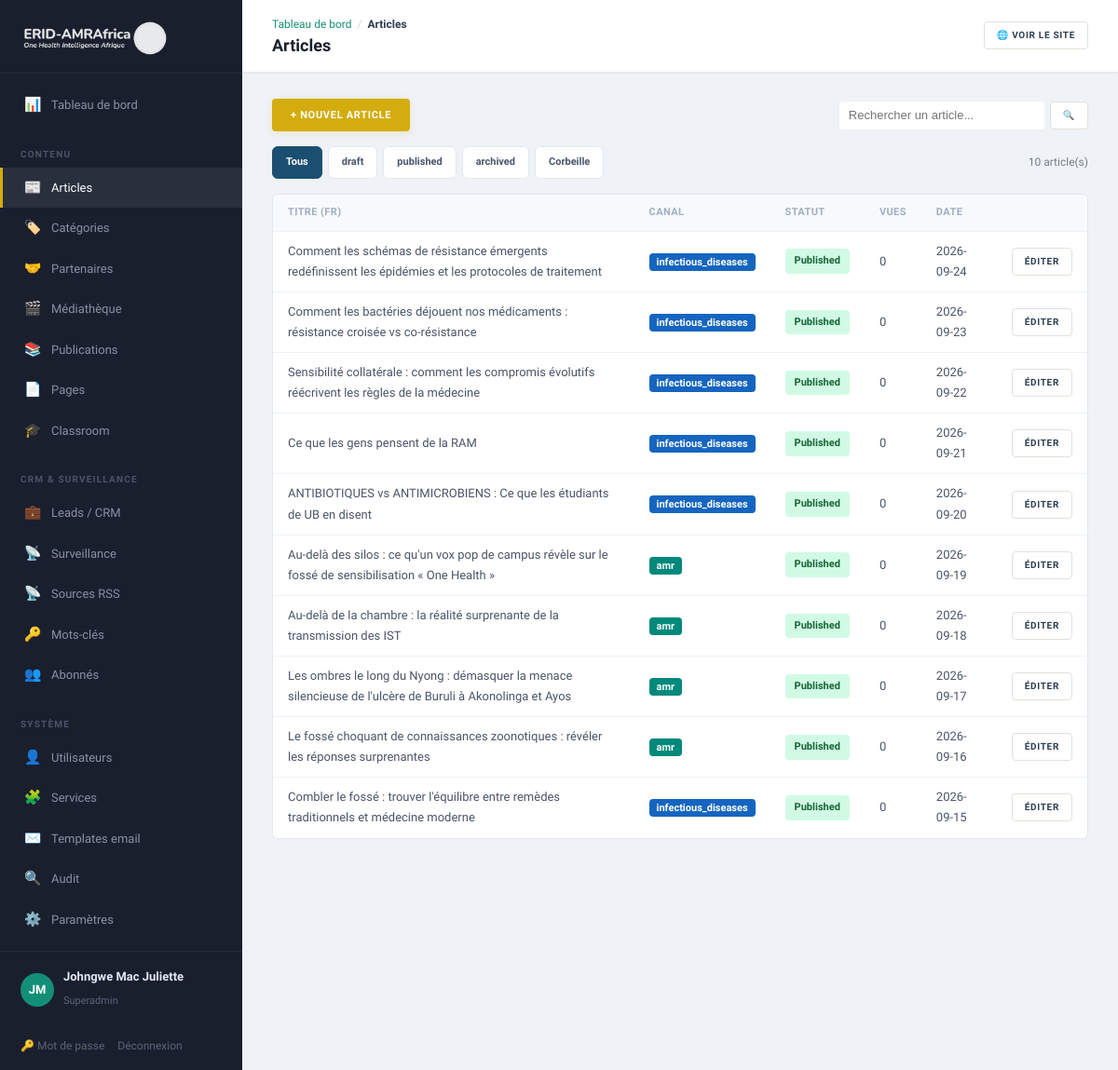
Screenshot of /admin/articles (signed in) with the database file from the repository.
### tables this page shows
CREATE TABLE articles (
    id              INT UNSIGNED AUTO_INCREMENT PRIMARY KEY,
    category_id     INT UNSIGNED    NOT NULL,
    author_id       INT UNSIGNED    NULL,
    slug            VARCHAR(200)    NOT NULL UNIQUE,
    title_fr        VARCHAR(255)    NOT NULL,
    title_en        VARCHAR(255)    NOT NULL,
    excerpt_fr      TEXT            NULL,
    excerpt_en      TEXT            NULL,
    body_fr         MEDIUMTEXT      NULL,
    body_en         MEDIUMTEXT      NULL,
    cover_image     VARCHAR(255)    NULL,
    seo_keywords    VARCHAR(500)    NULL,
    status          ENUM('draft','published','archived','trashed') NOT NULL DEFAULT 'draft',
    is_featured     TINYINT(1)      NOT NULL DEFAULT 0,
    published_at    DATETIME        NULL,
    views           INT UNSIGNED    NOT NULL DEFAULT 0,
    created_at      DATETIME        NOT NULL DEFAULT CURRENT_TIMESTAMP,
    updated_at      DATETIME        NOT NULL DEFAULT CURRENT_TIMESTAMP ON UPDATE CURRENT_TIMESTAMP,
    CONSTRAINT fk_articles_cat    FOREIGN KEY (category_id) REFERENCES categories(id),
    CONSTRAINT fk_articles_author FOREIGN KEY (author_id)   REFERENCES users(id) ON DELETE SET NULL,
    INDEX idx_articles_status (status, published_at)
);

CREATE TABLE categories (
    id              INT UNSIGNED AUTO_INCREMENT PRIMARY KEY,
    slug            VARCHAR(80)     NOT NULL UNIQUE,
    name_fr         VARCHAR(120)    NOT NULL,
    name_en         VARCHAR(120)    NOT NULL,
    accent_color    VARCHAR(9)      NOT NULL DEFAULT '#0E7C7B',
    sort_order      SMALLINT        NOT NULL DEFAULT 0
);

### app/Core/View.php (called while the page is built, shortened)
<?php
final class View
{
    public static function render(string $template, array $data = [], string $layout = 'public'): void
    {
        $root = Config::get('root');
        extract($data, EXTR_SKIP);
        require $root . '/app/Views/' . $template . '.php';
    }
    public static function e(?string $s): string
    {
        return htmlspecialchars((string) $s, ENT_QUOTES, 'UTF-8');
    }
}

### app/Core/Controller.php (called while the page is built, shortened)
<?php
abstract class Controller
{
    protected function view(string $template, array $data = [], string $layout = 'public'): void
    {
        View::render($template, $data, $layout);
    }
    protected function input(string $key, ?string $default = null): ?string
    {
        $v = $_POST[$key] ?? $_GET[$key] ?? $default;
        return is_string($v) ? trim($v) : $default;
    }
}

### app/Controllers/Admin/ContentController.php (called while the page is built, shortened)
<?php
final class ContentController extends Controller
{
    public function articles(): void
    {
        $filter = $this->input('status');
        $search = $this->input('q');
        $page   = max(1, (int) ($this->input('page') ?: 1));
        $where  = '1=1';
        $params = [];
        $total = (int) Database::one("SELECT COUNT(*) AS c FROM articles a WHERE {$where}", $params)['c'];
        $totalPages = max(1, (int) ceil($total / self::PER_PAGE));
        $offset = ($page - 1) * self::PER_PAGE;
        $articles = Database::all(
            "SELECT a.*, c.slug cat_slug, c.accent_color FROM articles a
               JOIN categories c ON c.id = a.category_id
              WHERE {$where}
              ORDER BY a.created_at DESC
              LIMIT " . self::PER_PAGE . " OFFSET {$offset}",
            $params
        );
        $this->view('admin/articles', [
            'title' => 'Articles', 'articles' => $articles,
            'filter' => $filter, 'search' => $search, 'page' => $page, 'totalPages' => $totalPages, 'total' => $total,
        ], 'admin');
    }
}

### public/index.php (called while the page is built, shortened)
<?php
$router = new Router();
$router->dispatch($_SERVER['REQUEST_METHOD'], $_SERVER['REQUEST_URI']);

### app/Core/Database.php (called while the page is built, shortened)
<?php
final class Database
{
    private static ?PDO $pdo = null;
    public static function pdo(): PDO
    {
        if (self::$pdo === null) {
            $cfg = Config::get('db');
            $dsn = sprintf(
                'mysql:host=%s;port=%s;dbname=%s;charset=utf8mb4',
                $cfg['host'], $cfg['port'], $cfg['name']
            );
            try {
                self::$pdo = new PDO($dsn, $cfg['user'], $cfg['pass'], [
                    PDO::ATTR_ERRMODE            => PDO::ERRMODE_EXCEPTION,
                    PDO::ATTR_DEFAULT_FETCH_MODE => PDO::FETCH_ASSOC,
                    PDO::ATTR_EMULATE_PREPARES   => false,
                    PDO::MYSQL_ATTR_INIT_COMMAND => "SET NAMES utf8mb4 COLLATE utf8mb4_unicode_ci",
                ]);
            } catch (PDOException $e) {
                http_response_code(500);
                exit('Database connection failed.');
            }
        }
        return self::$pdo;
    }
    public static function all(string $sql, array $params = []): array
    {
        $stmt = self::pdo()->prepare($sql);
        $stmt->execute($params);
        return $stmt->fetchAll();
    }
}

### app/Views/admin/articles.php (the view, shortened to what this page needs)
<?php
use App\Core\View; use App\Core\Csrf; $e = fn($s) => View::e($s);
?>
<div class="toolbar" style="display:flex;justify-content:space-between;align-items:center;flex-wrap:wrap;gap:8px">
  <a class="btn btn-gold" href="/admin/articles/new">+ Nouvel article</a>
  <form method="get" action="/admin/articles" style="display:flex;gap:6px">
    <input type="text" name="q" value="<?= $e($search ?? '') ?>" placeholder="Rechercher un article..." style="width:220px;padding:6px 10px;border:1px solid var(--border);border-radius:4px;font-size:13px">
    <button class="btn btn-ghost sm" type="submit">🔍</button>
  </form>
</div>
<div class="filters">
  <?php foreach (['', 'draft','published','archived','trashed'] as $st): ?>
    <a class="chip <?= ($filter ?? null) === ($st ?: null) ? 'on' : '' ?>" href="/admin/articles<?= $st ? '?status='.$st : '' ?><?= $search ? '&q='.$e($search) : '' ?>"><?= $e($st === 'trashed' ? 'Corbeille' : ($st ?: 'Tous')) ?></a>
  <?php endforeach; ?>
  <span class="muted" style="margin-left:auto;font-size:12px"><?= $total ?> article(s)</span>
</div>
<div class="panel">
  <table class="data-table">
    <thead><tr><th>Titre (FR)</th><th>Canal</th><th>Statut</th><th>Vues</th><th>Date</th><th></th></tr></thead>
    <tbody>
    <?php foreach ($articles as $a): ?>
      <tr>
        <td><?= $e($a['title_fr']) ?></td>
        <td><span class="badge" style="background:<?= $e($a['accent_color'] ?? '') ?>;color:#fff"><?= $e($a['cat_slug']) ?></span></td>
        <td><span class="status status-<?= $e($a['status']) ?>"><?= $e($a['status']) ?></span></td>
        <td><?= (int)$a['views'] ?></td>
        <td><?= $e(substr((string)($a['published_at'] ?? $a['created_at']), 0, 10)) ?></td>
        <td>
          <?php if ($a['status'] === 'trashed'): ?>
            <form method="post" action="/admin/articles/<?= (int)$a['id'] ?>/restore" style="display:inline"><?= Csrf::field() ?><button type="submit" class="btn btn-ghost sm" style="color:var(--teal)">Restaurer</button></form>
            <form method="post" action="/admin/articles/<?= (int)$a['id'] ?>/permanent-delete" style="display:inline" onsubmit="return confirm('Supprimer DÉFINITIVEMENT cet article ? Cette action est irréversible.')"><?= Csrf::field() ?><button type="submit" class="btn btn-ghost sm" style="color:#c62828">Suppr. définitif</button></form>
          <?php else: ?>
            <a href="/admin/articles/<?= (int)$a['id'] ?>/edit" class="btn btn-ghost sm">Éditer</a>
          <?php endif; ?>
        </td>
      </tr>
    <?php endforeach; ?>
    </tbody>
  </table>
</div>

### app/Core/Router.php (shortened to what this page needs)
<?php
final class Router
{
    private array $routes = ['GET' => [], 'POST' => []];
    public function get(string $path, callable|array $handler): void
    {
        $this->routes['GET'][$this->normalize($path)] = $handler;
    }
    public function post(string $path, callable|array $handler): void
    {
        $this->routes['POST'][$this->normalize($path)] = $handler;
    }
    private function normalize(string $path): string
    {
        return '/' . trim($path, '/');
    }
    public function dispatch(string $method, string $uri): void
    {
        $path = $this->normalize(parse_url($uri, PHP_URL_PATH) ?: '/');
        foreach ($this->routes[$method] ?? [] as $route => $handler) {
            $pattern = '#^' . preg_replace('#\{[a-zA-Z_]+\}#', '([^/]+)', $route) . '$#';
            if (preg_match($pattern, $path, $m)) {
                array_shift($m);
                $this->invoke($handler, $m);
                return;
            }
        }
    }
    private function invoke(callable|array $handler, array $args): void
    {
        if (is_array($handler)) {
            [$class, $method] = $handler;
            (new $class())->{$method}(...$args);
            return;
        }
    }
}

### public/assets/css/app.css (style rules this page uses)
:root { --navy:#1B4F72;--navy-d:#154360;--navy-l:#2E86C1; --teal:#148F77;--teal-d:#0E6655;--teal-l:#1ABC9C; --gold:#D4AC0D;--gold-d:#B7950B;--gold-l:#F4D03F; --green:#27AE60;--green-d:#1E8449;--green-l:#58D68D; --burgundy:#78281F;--burgundy-d:#5B1F18; --red:#CB4335;--warm:#F8F4EF; --accent:#148F77; --c-spillover:#1B4F72;--c-amr:#148F77;--c-policy:#D4AC0D;--c-tech:#27AE60; --ink:#2C3E50;--muted:#717D8A;--light:#A6ACAF; --bg:#FCFAF7;--bg-alt:#F4F0EB;--card:#fff;--line:#E5E0D8; --font-d:'Merriweather',Georgia,serif; --font-b:'Source Sans 3','Source Sans Pro',system-ui,sans-serif; --w:1140px; --radius:10px;--radius-sm:6px;--radius-xs:4px; --shadow:0 2px 12px rgba(44,62,80,.05); --shadow-lg:0 8px 28px rgba(44,62,80,.08); --shadow-hover:0 6px 24px rgba(44,62,80,.1); }
*,*::before,*::after { box-sizing:border-box }
html { overflow-x:hidden }
body { margin:0;font-family:var(--font-b);color:var(--ink);background:var(--bg);line-height:1.7;font-size:15.5px;-webkit-font-smoothing:antialiased;overflow-x:hidden }
a { color:var(--ink);text-decoration:none;transition:color .25s }
.muted { color:var(--muted) }
.btn { display:inline-flex;align-items:center;justify-content:center;gap:6px;padding:10px 20px;font-weight:700;border:none;cursor:pointer;font-size:11px;font-family:var(--font-b);text-transform:uppercase;letter-spacing:.7px;transition:all .25s;line-height:1.4;border-radius:var(--radius-xs);position:relative }
.btn.sm { padding:7px 13px;font-size:10px }
.btn-gold { background:var(--gold);color:#fff;box-shadow:0 2px 8px rgba(212,172,13,.2) }
.btn-ghost { background:#fff;border:1px solid var(--line);color:var(--ink) }
body.admin { display:flex;background:#EFF2F7;font-family:var(--font-b);min-height:100vh }
.panel { background:#fff;border:1px solid #E2E8F0;padding:0;margin-bottom:18px;border-radius:var(--radius-sm);overflow:hidden }
.panel > table { margin:0 }
.panel > .data-table { margin:0 }
.data-table { width:100%;border-collapse:collapse }
.data-table th { text-align:left;padding:10px 16px;font-size:11px;text-transform:uppercase;color:#A0AEC0;border-bottom:1px solid #EDF2F7;letter-spacing:.4px;font-weight:600;background:#F7FAFC }
.data-table td { padding:10px 16px;border-bottom:1px solid #EDF2F7;vertical-align:middle;font-size:13px;color:#4A5568 }
.data-table tr:last-child td { border-bottom:none }
.badge { background:#EDF2F7;color:#4A5568;padding:3px 8px;font-size:11px;font-weight:600;border-radius:4px }
.status { padding:4px 10px;font-size:11px;font-weight:700;text-transform:capitalize;border-radius:4px;display:inline-block }
.status-published { background:#D1FAE5;color:#166534 }
.filters,.toolbar { margin-bottom:16px;display:flex;gap:6px;flex-wrap:wrap;align-items:center }
.chip { padding:7px 14px;border:1px solid #E2E8F0;background:#fff;color:#4A5568;font-size:11px;font-weight:600;border-radius:6px;transition:all .2s;cursor:pointer }
.chip.on { background:var(--navy);color:#fff;border-color:var(--navy) }
.toolbar { margin-bottom:16px }

### rows the page displays
articles: id "10", title_fr "Combler le fossé : trouver l'équilibre entre remèdes traditionnels et médecine moderne", category.slug "infectious_diseases", status "Published", views "0", published_at "2026-09-15"
articles: title_fr "Comment les schémas de résistance émergents redéfinissent les épidémies et les protocoles de traitement", category.slug "infectious_diseases", status "Published", views "0", published_at "2026-09-24"
articles: title_fr "Comment les bactéries déjouent nos médicaments : résistance croisée vs co-résistance", category.slug "infectious_diseases", status "Published", views "0", published_at "2026-09-23"
articles: title_fr "Sensibilité collatérale : comment les compromis évolutifs réécrivent les règles de la médecine", category.slug "infectious_diseases", status "Published", views "0", published_at "2026-09-22"
articles: title_fr "Ce que les gens pensent de la RAM", category.slug "infectious_diseases", status "Published", views "0", published_at "2026-09-21"
articles: title_fr "ANTIBIOTIQUES vs ANTIMICROBIENS : Ce que les étudiants de UB en disent", category.slug "infectious_diseases", status "Published", views "0", published_at "2026-09-20"
articles: title_fr "Au-delà des silos : ce qu'un vox pop de campus révèle sur le fossé de sensibilisation « One Health »", category.slug "amr", status "Published", views "0", published_at "2026-09-19"
articles: title_fr "Au-delà de la chambre : la réalité surprenante de la transmission des IST", category.slug "amr", status "Published", views "0", published_at "2026-09-18"
articles: title_fr "Les ombres le long du Nyong : démasquer la menace silencieuse de l'ulcère de Buruli à Akonolinga et Ayos", category.slug "amr", status "Published", views "0", published_at "2026-09-17"
articles: title_fr "Le fossé choquant de connaissances zoonotiques : révéler les réponses surprenantes", category.slug "amr", status "Published", views "0", published_at "2026-09-16"

### other values shown
$e($c[0]) "Tableau de bord"
$e($c[0]) "Articles"
$e($title ?? '') "Articles"
$e($st === 'trashed' ? 'Corbeille' : ($st ?: 'Tous')) "Tous"
$e($st === 'trashed' ? 'Corbeille' : ($st ?: 'Tous')) "draft"
$e($st === 'trashed' ? 'Corbeille' : ($st ?: 'Tous')) "published"
$e($st === 'trashed' ? 'Corbeille' : ($st ?: 'Tous')) "archived"
$e($st === 'trashed' ? 'Corbeille' : ($st ?: 'Tous')) "Corbeille"
